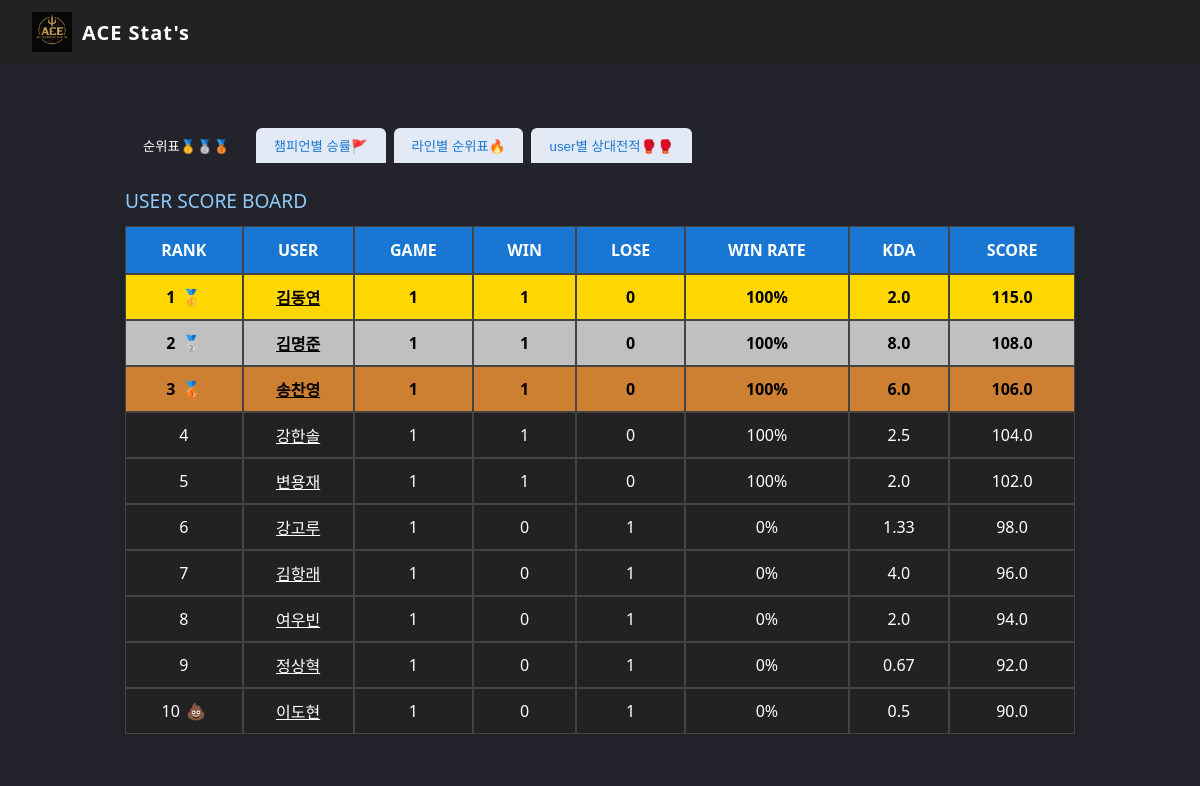
/rank/, run on the app's committed database.
### lolapp/models.py (models this page shows, shortened)
class User(models.Model):
    name = models.CharField(max_length=30)
    lol_id = models.CharField(max_length=40, primary_key=True)

### lolapp/views.py (the view, shortened to what this page needs)
# urls.py: path('rank/', views.rank, name='rank'),
def rank(request):
    user_stats = []
    for user in User.objects.all():
        qs = GameData.objects.filter(user=user)
        total = qs.count()
        win = qs.filter(result='win').count()
        lose = qs.filter(result='lose').count()
        winrate = int((win / total) * 100) if total else 0
        k_sum = qs.aggregate(k=Sum('kill'))['k'] or 0
        d_sum = qs.aggregate(d=Sum('death'))['d'] or 0
        a_sum = qs.aggregate(a=Sum('assist'))['a'] or 0
        kda = round((k_sum + a_sum) / (d_sum if d_sum else 1), 2) if total else 0
        score = round(qs.aggregate(score=Sum('rank_score'))['score'] or 0, 2)
        avg_score = round(score / total, 2) if total else 0
        user_stats.append({
            'name': user.name,
            'total': total,
            'win': win,
            'lose': lose,
            'winrate': winrate,
            'kda': kda,
            'score': score,
            'avg_score': avg_score,
        })
    user_stats = sorted(user_stats, key=lambda x: -x['avg_score'])
    real_user_stats = [u for u in user_stats if u['total'] > 0]
    champ_stats = []
    champ_qs = (
        GameData.objects.values('champion', 'line')
        .annotate(
            games=Count('id'),
            win=Count('id', filter=Q(result='win')),
            lose=Count('id', filter=Q(result='lose')),
            kill=Sum('kill'),
            death=Sum('death'),
            assist=Sum('assist'),
        )
    )
    for c in champ_qs:
        champion_obj = Champion.objects.filter(name=c['champion']).first()
        champion_img = champion_obj.champ_id if champion_obj else c['champion']
        death = c['death'] if c['death'] else 1
        kda = round((c['kill'] + c['assist']) / death, 2)
        winrate = int((c['win'] / c['games']) * 100) if c['games'] else 0
        champ_stats.append({
            'champion': c['champion'],
            'champion_img': champion_img,
            'line': c['line'],
            'games': c['games'],
            'win': c['win'],
            'lose': c['lose'],
            'winrate': winrate,
            'kda': kda,
        })
    champ_stats = sorted(champ_stats, key=lambda x: -x['games'])
    line_user_stats = []
    for user in User.objects.all():
        for line in ['top', 'jungle', 'mid', 'adc', 'support']:
            qs = GameData.objects.filter(user=user, line=line)
            total = qs.count()
            if total == 0:
                continue
            win = qs.filter(result='win').count()
            lose = qs.filter(result='lose').count()
            winrate = int((win / total) * 100) if total else 0
            k_sum = qs.aggregate(k=Sum('kill'))['k'] or 0
            d_sum = qs.aggregate(d=Sum('death'))['d'] or 0
            a_sum = qs.aggregate(a=Sum('assist'))['a'] or 0
            kda = round((k_sum + a_sum) / (d_sum if d_sum else 1), 2)
            score = round(qs.aggregate(score=Sum('rank_score'))['score'] or 0, 2)
            line_user_stats.append({
                'name': user.name,
                'line': line,
                'total': total,
                'win': win,
                'lose': lose,
                'winrate': winrate,
                'kda': kda,
                'score': score,
            })
    line_user_stats = sorted(line_user_stats, key=lambda x: -x['score'])
    vs_stats = {l: [] for l in ['top', 'jungle', 'mid', 'adc', 'support']}
    for line in vs_stats.keys():
        pair_dict = {}  # (user1, user2) -> [user1_data, user2_data]
        for game in Game.objects.all():
            win_gd = GameData.objects.filter(game=game, line=line, result='win')
            lose_gd = GameData.objects.filter(game=game, line=line, result='lose')
            for w in win_gd:
                for l in lose_gd:
                    key = tuple(sorted([w.user.lol_id, l.user.lol_id]))
                    if key not in pair_dict:
                        pair_dict[key] = [
                            {'user': w.user, 'win': 0, 'lose': 0, 'k_sum': 0, 'd_sum': 0, 'a_sum': 0, 'games': 0},
                            {'user': l.user, 'win': 0, 'lose': 0, 'k_sum': 0, 'd_sum': 0, 'a_sum': 0, 'games': 0},
                        ]
                    if pair_dict[key][0]['user'] == w.user:
                        pair_dict[key][0]['win'] += 1
                        pair_dict[key][0]['k_sum'] += w.kill
                        pair_dict[key][0]['d_sum'] += w.death
                        pair_dict[key][0]['a_sum'] += w.assist
                        pair_dict[key][0]['games'] += 1
                        pair_dict[key][1]['lose'] += 1
                        pair_dict[key][1]['k_sum'] += l.kill
                        pair_dict[key][1]['d_sum'] += l.death
                        pair_dict[key][1]['a_sum'] += l.assist
                        pair_dict[key][1]['games'] += 1
        vs_list = []
        for pair in pair_dict.values():
            u1 = pair[0]
            u2 = pair[1]
            u1_kda = round((u1['k_sum'] + u1['a_sum']) / (u1['d_sum'] if u1['d_sum'] else 1), 2)
            u2_kda = round((u2['k_sum'] + u2['a_sum']) / (u2['d_sum'] if u2['d_sum'] else 1), 2)
            u1_winrate = int((u1['win'] / u1['games']) * 100) if u1['games'] else 0
            u2_winrate = int((u2['win'] / u2['games']) * 100) if u2['games'] else 0
            u1_data = {
                'name': u1['user'].name,
                'winrate': u1_winrate,
                'kda': u1_kda,
                'k_sum': u1['k_sum'],
                'd_sum': u1['d_sum'],
                'a_sum': u1['a_sum'],
            }
            u2_data = {
                'name': u2['user'].name,
                'winrate': u2_winrate,
                'kda': u2_kda,
                'k_sum': u2['k_sum'],
                'd_sum': u2['d_sum'],
                'a_sum': u2['a_sum'],
            }
            if u1_winrate >= u2_winrate:
                vs_list.append((u1_data, u2_data))
            else:
                vs_list.append((u2_data, u1_data))
        vs_stats[line] = vs_list
    context = {
        'user_stats': user_stats,
        'real_user_stats': real_user_stats,
        'champ_stats': champ_stats,
        'line_user_stats': line_user_stats,
        'vs_stats': vs_stats,
    }
    return render(request, 'lolapp/rank.html', context)

### lolapp/templates/lolapp/rank.html (shortened to what this page needs)
{% load static %}
{% include 'lolapp/header.html' %}
<link rel="stylesheet" href="{% static 'header.css' %}">
<!DOCTYPE html>
<html lang="ko">
<head>
</head>
<body>
    <div class="container">
        <div class="tab-menu">
            <button class="tab-btn" onclick="showTab(0)">순위표🥇🥈🥉</button>
            <button class="tab-btn" onclick="showTab(1)">챔피언별 승률🚩</button>
            <button class="tab-btn" onclick="showTab(2)">라인별 순위표🔥</button>
            <button class="tab-btn" onclick="showTab(3)">user별 상대전적🥊🥊</button>
        </div>
        <div class="tab-content active">
            <div class="section-title">USER SCORE BOARD</div>
            <table style="margin:0 auto; min-width:700px; background:#222; color:#fff; border-radius:10px; box-shadow:0 2px 16px #0002; border-collapse:separate; border-spacing:0;">
                <tr style="background:#23232b;">
                    <th style="padding:12px 18px; text-align:center;">RANK</th>
                    <th style="padding:12px 18px; text-align:center;">USER</th>
                    <th style="padding:12px 18px; text-align:center;">GAME</th>
                    <th style="padding:12px 18px; text-align:center;">WIN</th>
                    <th style="padding:12px 18px; text-align:center;">LOSE</th>
                    <th style="padding:12px 18px; text-align:center;">WIN RATE</th>
                    <th style="padding:12px 18px; text-align:center;">KDA</th>
                    <th style="padding:12px 18px; text-align:center;">SCORE</th>
                </tr>
                {% for user in real_user_stats %}
                    <tr
                      {% if forloop.counter == 1 %}
                        style="background:#ffd700; font-weight:bold; color:#000;"
                      {% elif forloop.counter == 2 %}
                        style="background:#c0c0c0; font-weight:bold; color:#000;"
                      {% elif forloop.counter == 3 %}
                        style="background:#cd7f32; font-weight:bold; color:#000;"
                      {% endif %}
                    >
                      <td style="text-align:center; padding:10px 0; min-width:48px;">
                        <span style="display:inline-block; min-width:48px;">
                          {{ forloop.counter }}
                          {% if forloop.counter == 1 %} <span style="margin-left:2px;">🥇</span>
                          {% elif forloop.counter == 2 %} <span style="margin-left:2px;">🥈</span>
                          {% elif forloop.counter == 3 %} <span style="margin-left:2px;">🥉</span>
                          {% elif forloop.last %} <span style="margin-left:2px;">💩</span>
                          {% endif %}
                        </span>
                      </td>
                      <td style="text-align:center; padding:10px 0;">
                        <a href="/search/?name={{ user.name }}" style="color:inherit; text-decoration:underline;">{{ user.name }}</a>
                      </td>
                      <td style="text-align:center; padding:10px 0;">{{ user.total }}</td>
                      <td style="text-align:center; padding:10px 0;">{{ user.win }}</td>
                      <td style="text-align:center; padding:10px 0;">{{ user.lose }}</td>
                      <td style="text-align:center; padding:10px 0;">{{ user.winrate }}%</td>
                      <td style="text-align:center; padding:10px 0;">{{ user.kda }}</td>
                      <td style="text-align:center; padding:10px 0;">{{ user.avg_score }}</td>
                    </tr>
                {% empty %}
                <tr><td colspan="8" style="padding:12px 0; color:#bbb; text-align:center;">데이터가 없습니다.</td></tr>
                {% endfor %}
            </table>
        </div>
    </div>
</body>
</html>

### lolapp/static/header.css (style rules this page uses)
body { margin: 0; padding: 0; }

### lolapp/templates/lolapp/rank.html (style rules this page uses)
body { background: #23232b; font-family: 'Segoe UI', Arial, sans-serif; color: #e0e0e0; }
.container { max-width: 950px; margin: 40px auto; background: #23232b; border-radius: 10px; padding: 24px; }
.tab-menu { display: flex; gap: 8px; margin-bottom: 18px; }
.tab-btn { padding: 8px 18px; border: none; border-radius: 6px 6px 0 0; background: #e3eaf6; color: #1976d2; font-weight: 500; cursor: pointer; }
.tab-btn.active { background: #23232b; color: #fff; }
.tab-content { display: none; }
.tab-content.active { display: block; }
.section-title { font-size: 1.2em; margin: 24px 0 12px 0; color: #90caf9; }
table { width: 100%; border-collapse: collapse; margin-top: 12px; }
th, td { border: 1px solid #444; padding: 8px 4px; text-align: center; }
th { background: #1976d2; color: #fff; }

### data on the page
User: name "김동연"
User: name "김명준"
User: name "송찬영"
User: name "강한솔"
User: name "변용재"
User: name "강고루"
User: name "김항래"
User: name "여우빈"
User: name "정상혁"
User: name "이도현"

### other printed values
{{ user.total }} "1" "1" "1" "1" "1" "1" "1" "1" "1" "1"
{{ user.win }} "1" "1" "1" "1" "1" "0" "0" "0" "0" "0"
{{ user.lose }} "0" "0" "0" "0" "0" "1" "1" "1" "1" "1"
{{ user.winrate }} "100" "100" "100" "100" "100" "0" "0" "0" "0" "0"
{{ user.kda }} "2.0" "8.0" "6.0" "2.5" "2.0" "1.33" "4.0" "2.0" "0.67" "0.5"
{{ user.avg_score }} "115.0" "108.0" "106.0" "104.0" "102.0" "98.0" "96.0" "94.0" "92.0" "90.0"
